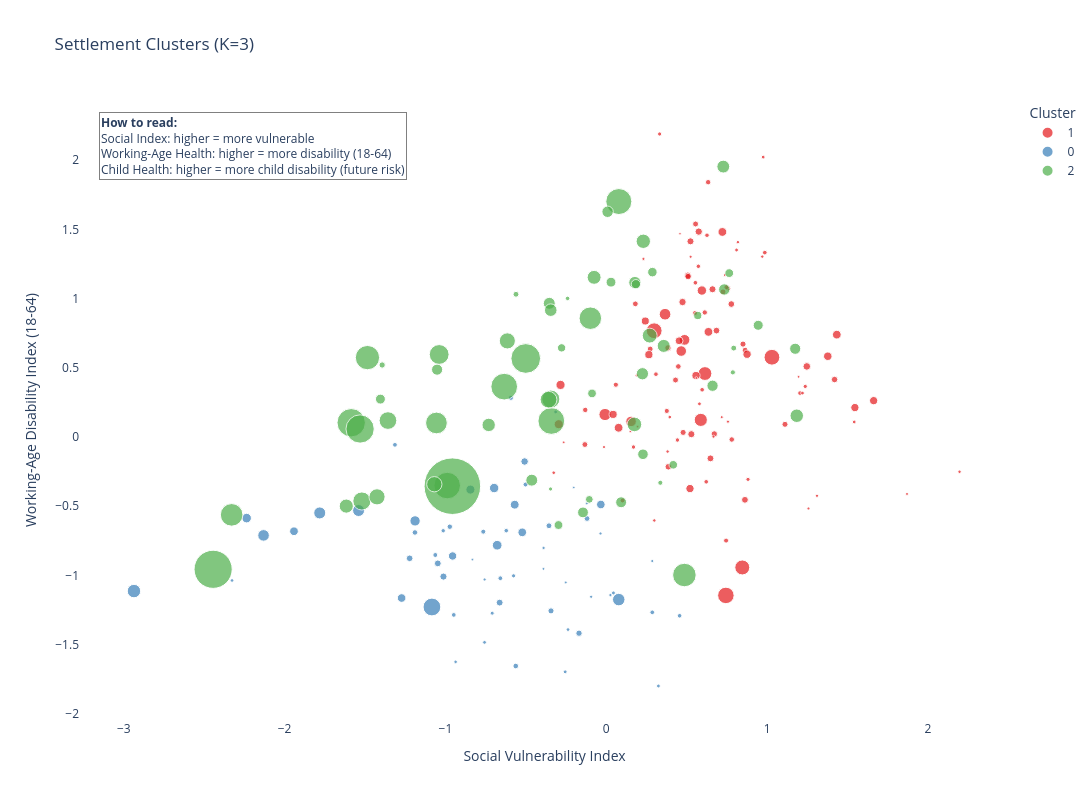

The notebook cell this image was saved under:
### Code cell
# === NAME CLUSTERS BASED ON THEIR PROFILE ===

cluster_means = df_work.groupby("cluster")[["social_index", "working_age_health_index", "child_health_index"]].mean()
print(cluster_means)

# === VISUALIZE CLUSTERS ===

fig_clusters = px.scatter(
    df_work,
    x="social_index",
    y="working_age_health_index",
    color=df_work["cluster"].astype(str),
    hover_name="settlement_name",
    size="total_population",
    size_max=40,
    hover_data=["child_health_index", "elderly_health_index", "pct_elderly", "pct_children"],
    color_discrete_sequence=px.colors.qualitative.Set1,
    labels={
        "social_index": "Social Vulnerability Index",
        "working_age_health_index": "Working-Age Disability Index (18-64)",
        "child_health_index": "Child Disability Index (0-17)",
        "elderly_health_index": "Elderly Care Index (65+)",
        "pct_elderly": "% Elderly (65+)",
        "pct_children": "% Children (0-17)",
        "color": "Cluster"
    },
    title=f"Settlement Clusters (K={OPTIMAL_K})"
)

fig_clusters.update_layout(
    plot_bgcolor="white",
    width=1100,
    height=800,
    annotations=[
        dict(
            text=(
                "<b>How to read:</b><br>"
                "Social Index: higher = more vulnerable<br>"
                "Working-Age Health: higher = more disability (18-64)<br>"
                "Child Health: higher = more child disability (future risk)"
            ),
            xref="paper", yref="paper",
            x=0.02, y=0.98,
            showarrow=False,
            align="left",
            bgcolor="rgba(255,255,255,0.8)",
            bordercolor="gray",
            borderwidth=1,
            font=dict(size=12)
        )
    ]
)

fig_clusters.show()

### Figure 1 — Plotly figure (JSON) as saved in the notebook; plotly's stock layout.template omitted (floating-point values rounded to 4 significant figures; data arrays with more than 128 entries replaced by an {"elided": "..."} marker saying what was removed)
{"data": [{"customdata": {"elided": "108x4 float values"}, "hovertemplate": "<b>%{hovertext}</b><br><br>Cluster=1<br>Social Vulnerability Index=%{x}<br>Working-Age Disability Index (18-64)=%{y}<br>total_population=%{marker.size}<br>Child Disability Index (0-17)=%{customdata[0]}<br>Elderly Care Index (65+)=%{customdata[1]}<br>% Elderly (65+)=%{customdata[2]}<br>% Children (0-17)=%{customdata[3]}<extra></extra>", "hovertext": ["אבו גוש", "אבו סנאן", "אבו תלול", "אבטין", "אבן שמואל", "אום אל-פחם", "אום בטין", "אכסאל", "אל סייד", "אעבלין", "באקה אל-גרביה", "באר גנים", "בועיינה-נוג'ידאת", "בוקעאתא", "ביר אל-מכסור", "ביר הדאג'", "בית ג'ן", "ביתר עילית", "בסמ\"ה", "בסמת טבעון", "בענה", "ג'דיידה-מכר", "ג'ולס", "ג'לג'וליה", "ג'סר א-זרקא", "ג'ת", "גבע בנימין", "גני מודיעין", "דאלית אל-כרמל", "דבורייה", "דייר אל-אסד", "דייר חנא", "זמר", "זרזיר", "חורה", "חורפיש", "טובא-זנגרייה", "טורעאן", "טייבה", "טירה", "טמרה", "יאנוח-ג'ת", "יבנאל", "יפיע", "ירוחם", "ירכא", "כאבול", "כאוכב אבו אל-היג'א", "כסיפה", "כסרא-סמיע", "כעביה-טבאש-חג'אג'רה", "כפר ברא", "כפר יאסיף", "כפר כמא", "כפר כנא", "כפר מנדא", "כפר מצר", "כפר קאסם", "כפר קרע", "לקיה", "מג'ד אל-כרום", "מג'דל שמס", "מגאר", "מגדל", "מודיעין עילית", "מוקייבלה", "מזרעה", "מייסר", "מסעדה", "מעלה עירון", "מצפה רמון", "משהד", "נאעורה", "נחף", "ניין", "נצרת", "נתיבות", "סאג'ור", "סולם", "סח'נין", "סלמה", "ע'ג'ר", "עוזייר", "עיילבון", "עילוט", "עין מאהל", "עין נקובא", "עין קנייא", "עמנואל", "עספיא", "עראבה", "ערערה", "ערערה-בנגב", "פוריידיס", "פקיעין (בוקייעה)", "קלנסווה", "קריית ארבע", "ראמה", "ראש פינה", "רהט", "ריינה", "רכסים", "שבלי - אום אל-גנם", "שגב-שלום", "שייח' דנון", "שעב", "שפרעם", "תל שבע"], "legendgroup": "1", "marker": {"color": "rgb(228,26,28)", "size": [8426, 14502, 2867, 2931, 2065, 60641, 4371, 15791, 3407, 13228, 35170, 2292, 10969, 7024, 11104, 3666, 12896, 71073, 11698, 8245, 6611, 21134, 6871, 10877, 15778, 9384, 5997, 3084, 20395, 11265, 10052, 11279, 7518, 9299, 23033, 6794, 6905, 15136, 47069, 26833, 36657, 6969, 4502, 19976, 12061, 17188, 13190, 3658, 21654, 9582, 6291, 4148, 10620, 3583, 24636, 22269, 2814, 26353, 20799, 18401, 21794, 11660, 24667, 2076, 86326, 4530, 4149, 2064, 4198, 16152, 5687, 8900, 3169, 14252, 2016, 78999, 54781, 4587, 3065, 35524, 3681, 2887, 3641, 5706, 9163, 14404, 3799, 2392, 5569, 11058, 28010, 21203, 21590, 13838, 6114, 24627, 7910, 8469, 3175, 79100, 17247, 14689, 6830, 13396, 2946, 7869, 43185, 24242], "sizemode": "area", "sizeref": 634.3, "symbol": "circle"}, "mode": "markers", "name": "1", "orientation": "v", "showlegend": true, "type": "scatter", "x": [0.05929, 0.5069, 1.869, 0.7367, 0.1943, 0.6131, 1.541, 0.5232, 1.31, 0.3834, 0.1539, -0.2649, 0.863, 1.204, 0.7256, 2.196, 0.6713, 0.8452, 0.4776, 0.5518, 0.6259, 0.5574, 0.3086, -0.1331, 0.6601, -0.1309, 0.1688, -0.01438, 0.2424, 0.4303, 0.4478, 0.5549, 0.1009, 0.6331, 1.377, 0.6211, 0.9854, 0.6475, -0.008052, -0.2846, 0.4863, 0.5537, 0.9752, 0.4525, 0.8497, 0.5746, 0.5085, 0.3811, 1.545, 0.7798, 0.5722, -0.3269, 0.1806, 0.1896, 0.635, 0.875, 0.7177, -0.296, 0.04235, 1.246, 0.5201, 1.111, 0.7216, 0.458, 0.7434, 0.8097, 0.3945, 0.1494, 1.22, 0.5286, 1.237, 0.612, 0.7562, 0.777, 0.5594, 0.2977, 0.5873, 0.5789, 0.5241, 0.4658, 0.8181, 1.257, 0.9695, 0.3315, 0.7572, 0.6848, 0.2983, 1.195, 0.8809, 0.2727, 0.5941, 0.2646, 1.662, 0.3856, 0.442, 0.07638, 0.7447, 0.376, 0.2308, 1.03, 0.4737, 0.8618, 0.5957, 1.419, 0.666, 0.7465, 0.3652, 1.433], "xaxis": "x", "y": [0.3779, 1.168, -0.4111, 1.171, 0.07536, 0.4588, 0.1088, 1.414, -0.4242, 0.6439, 0.113, -0.03811, 0.6277, 0.3174, 1.049, -0.251, 0.02239, -0.9421, 0.03333, 0.896, 1.458, 0.4443, 0.454, -0.05417, 1.068, 0.1959, -0.0721, -0.07215, 0.8381, 0.4119, 0.5099, 1.539, -0.4584, 1.841, 0.5838, -0.3234, 1.332, -0.1541, 0.1627, 0.3767, 0.702, 1.115, 2.022, 0.6953, 0.6714, 1.484, 1.159, -0.1049, 0.2129, -0.01776, 1.234, -0.2578, 0.9622, 0.4457, 0.7598, 0.5982, 0.1438, 0.09271, 0.1635, 0.5102, -0.3722, 0.09187, 1.482, 1.468, -1.144, 1.351, 0.1443, 0.04068, 0.3176, 0.02062, 0.3657, 0.9, 0.1112, 0.9607, 0.4266, 0.7679, 0.1239, 0.24, 1.302, 0.6212, 1.408, -0.5159, 1.303, 2.189, 1.074, 0.7689, -0.6026, 0.4353, -0.3058, 0.6356, 1.058, 0.5953, 0.2629, -0.2147, -0.02153, 0.0671, -0.7481, 0.1886, 1.287, 0.5765, 0.9753, -0.4536, 0.3415, 0.4154, 0.002623, 1.083, 0.8872, 0.7397], "yaxis": "y"}, {"customdata": {"elided": "61x4 float values"}, "hovertemplate": "<b>%{hovertext}</b><br><br>Cluster=0<br>Social Vulnerability Index=%{x}<br>Working-Age Disability Index (18-64)=%{y}<br>total_population=%{marker.size}<br>Child Disability Index (0-17)=%{customdata[0]}<br>Elderly Care Index (65+)=%{customdata[1]}<br>% Elderly (65+)=%{customdata[2]}<br>% Children (0-17)=%{customdata[3]}<extra></extra>", "hovertext": ["אבן יהודה", "אורנית", "אלון שבות", "אליכין", "אלעד", "אלפי מנשה", "אלקנה", "אפרת", "באר יעקב", "בית אל", "בית אריה-עופרים", "בית דגן", "בנימינה-גבעת עדה", "בת חפר", "ג'ש (גוש חלב)", "גבעת אבני", "גבעת זאב", "גבעת שמואל", "גבעתיים", "גדרה", "גן יבנה", "גן נר", "גני תקווה", "הר אדר", "זכרון יעקב", "חשמונאים", "יד בנימין", "כוכב יאיר", "כפר אדומים", "כפר חב\"ד", "כפר יונה", "כפר תבור", "להבים", "מבשרת ציון", "מודיעין-מכבים-רעות", "מזכרת בתיה", "מיתר", "מעיליא", "מתתיהו", "נווה דניאל", "נוף איילון", "נס ציונה", "סביון", "עומר", "עלי", "עתלית", "פרדסייה", "צור הדסה", "צור יצחק", "קדומים", "קדימה-צורן", "קיסריה", "קציר", "קריית אונו", "קריית טבעון", "קריית יערים", "קרני שומרון", "רמת השרון", "רמת ישי", "שוהם", "תל מונד"], "legendgroup": "0", "marker": {"color": "rgb(55,126,184)", "size": [14088, 9317, 3290, 3485, 49582, 7940, 4565, 12746, 33689, 6722, 5503, 7226, 15029, 5117, 3111, 2155, 23424, 29004, 57327, 29884, 24777, 2642, 24163, 3966, 23877, 3186, 4326, 9796, 4738, 6557, 28151, 4516, 7241, 26097, 100113, 16185, 11790, 3165, 3437, 2568, 2134, 45315, 4176, 8464, 4585, 10912, 7755, 10083, 7047, 4871, 22017, 6031, 2678, 42385, 17981, 7036, 10551, 45758, 7841, 23519, 14760], "sizemode": "area", "sizeref": 634.3, "symbol": "circle"}, "mode": "markers", "name": "0", "orientation": "v", "showlegend": true, "type": "scatter", "x": [-1.223, -0.973, -0.09433, -0.39, 0.07735, -0.7648, -0.7571, -0.1698, -1.189, 0.4557, -0.5765, -1.314, -0.6631, -0.7095, 0.2856, -0.2023, -0.034, -2.236, -2.936, -0.6785, -0.5694, -0.1212, -1.942, -0.9368, -0.5226, -0.7566, -0.238, -1.19, -0.2558, -0.6221, -0.6973, -0.3149, -0.6587, -0.8449, -1.084, -1.012, -0.3439, -0.03605, 0.02558, -0.2521, -0.8324, -1.54, -2.327, -0.5931, 0.3238, -0.3565, -1.063, -0.563, -0.9483, 0.04419, -0.9556, -1.014, -0.3908, -2.131, -0.5079, 0.2857, -0.1198, -1.782, -0.5021, -1.272, -1.048], "xaxis": "x", "y": [-0.8761, -0.6478, -1.154, -0.8012, -1.174, -0.6835, -1.483, -1.417, -0.6057, -1.291, -1.003, -0.05627, -1.196, -1.272, -0.8957, -0.3643, -0.4872, -0.5856, -1.113, -0.7815, -0.4887, -0.4797, -0.6805, -1.624, -0.6884, -1.029, -1.391, -0.6893, -1.696, -0.6761, -0.3684, 0.1815, -1.02, -0.3796, -1.228, -1.008, -1.256, -0.6965, -1.141, -1.05, -0.8852, -0.5308, -1.036, 0.2833, -1.798, -0.6409, -0.8521, -1.654, -1.285, -1.126, -0.8592, -0.6769, -0.9522, -0.7104, -0.1767, -1.266, -0.5886, -0.5482, -0.343, -1.163, -0.9126], "yaxis": "y"}, {"customdata": {"elided": "63x4 float values"}, "hovertemplate": "<b>%{hovertext}</b><br><br>Cluster=2<br>Social Vulnerability Index=%{x}<br>Working-Age Disability Index (18-64)=%{y}<br>total_population=%{marker.size}<br>Child Disability Index (0-17)=%{customdata[0]}<br>Elderly Care Index (65+)=%{customdata[1]}<br>% Elderly (65+)=%{customdata[2]}<br>% Children (0-17)=%{customdata[3]}<extra></extra>", "hovertext": ["אופקים", "אור יהודה", "אור עקיבא", "אזור", "אילת", "אריאל", "אשדוד", "אשקלון", "באר שבע", "בית שאן", "בית שמש", "בני ברק", "בני עי\"ש", "בת ים", "דימונה", "הוד השרון", "הרצלייה", "חדרה", "חולון", "חיפה", "חצור הגלילית", "חריש", "טבריה", "טירת כרמל", "יבנה", "יהוד", "יקנעם עילית", "ירושלים", "כפר ורדים", "כפר סבא", "כרמיאל", "לוד", "מגדל העמק", "מעלה אדומים", "מעלות-תרשיחא", "נהרייה", "נוף הגליל", "נשר", "נתניה", "עכו", "עפולה", "ערד", "פרדס חנה-כרכור", "פתח תקווה", "צפת", "קצרין", "קריית אתא", "קריית ביאליק", "קריית גת", "קריית ים", "קריית מוצקין", "קריית מלאכי", "קריית עקרון", "קריית שמונה", "ראש העין", "ראשון לציון", "רחובות", "רמלה", "רמת גן", "רעננה", "שדרות", "שלומי", "תל אביב -יפו"], "legendgroup": "2", "marker": {"color": "rgb(77,175,74)", "size": [40184, 39382, 24165, 12496, 57781, 19128, 227285, 160929, 214661, 21317, 175767, 223585, 6515, 124600, 41136, 63403, 104165, 103959, 187734, 279968, 11134, 37909, 52388, 30938, 56921, 31324, 24749, 1014874, 5549, 99158, 47769, 89230, 28708, 37165, 23448, 67695, 47542, 21881, 226189, 53986, 65478, 31958, 45270, 255952, 39301, 8380, 61710, 45354, 70214, 41520, 50191, 27668, 10888, 24400, 74367, 254174, 149399, 82371, 162214, 82844, 35796, 8093, 461649], "sizemode": "area", "sizeref": 634.3, "symbol": "circle"}, "mode": "markers", "name": "2", "orientation": "v", "showlegend": true, "type": "scatter", "x": [0.6605, -1.052, -0.08876, -1.393, 1.184, -0.1057, -0.3418, -0.09931, 0.07778, 0.5684, 0.4854, -0.989, -0.2407, -1.039, 0.7333, -1.617, -1.52, -0.3451, -1.485, -0.5007, 0.7921, 0.09209, 0.7272, 0.02917, -0.7313, -1.404, -0.2973, -0.957, -0.3466, -1.357, 0.2244, -0.3593, 0.2865, -0.1449, 0.4162, 0.1747, 0.1775, -0.278, -0.6348, 0.3569, 0.23, 0.9443, -0.4635, -1.586, 1.174, 0.7866, -0.0758, -0.3546, 0.2697, 0.008013, -0.3454, 0.1841, -0.5615, 0.7641, -1.069, -1.531, -1.056, -0.6153, -2.329, -1.425, 0.2279, 0.3358, -2.444], "xaxis": "x", "y": [0.3706, 0.4869, 0.3151, 0.5205, 0.1539, -0.4501, 0.1161, 0.8585, 1.701, 0.8781, -0.9967, -0.3506, 1.002, 0.5965, 1.066, -0.4989, -0.462, 0.2742, 0.5738, 0.5676, 0.6426, -0.4711, 1.954, 1.119, 0.08759, 0.274, -0.6357, -0.355, -0.3753, 0.1191, 0.4572, 0.2699, 1.191, -0.5443, -0.2005, 0.09132, 1.116, 0.6443, 0.364, 0.6584, 1.414, 0.8073, -0.3114, 0.1033, 0.6378, 0.4673, 1.154, 0.966, 0.7328, 1.627, 0.9167, 1.104, 1.031, 1.184, -0.3409, 0.05832, 0.1017, 0.6945, -0.5621, -0.432, -0.1245, -0.3303, -0.9554], "yaxis": "y"}], "layout": {"annotations": [{"align": "left", "bgcolor": "rgba(255,255,255,0.8)", "bordercolor": "gray", "borderwidth": 1, "font": {"size": 12}, "showarrow": false, "text": "<b>How to read:</b><br>Social Index: higher = more vulnerable<br>Working-Age Health: higher = more disability (18-64)<br>Child Health: higher = more child disability (future risk)", "x": 0.02, "xref": "paper", "y": 0.98, "yref": "paper"}], "height": 800, "legend": {"itemsizing": "constant", "title": {"text": "Cluster"}, "tracegroupgap": 0}, "plot_bgcolor": "white", "title": {"text": "Settlement Clusters (K=3)"}, "width": 1100, "xaxis": {"anchor": "y", "domain": [0, 1], "title": {"text": "Social Vulnerability Index"}}, "yaxis": {"anchor": "x", "domain": [0, 1], "title": {"text": "Working-Age Disability Index (18-64)"}}}}
